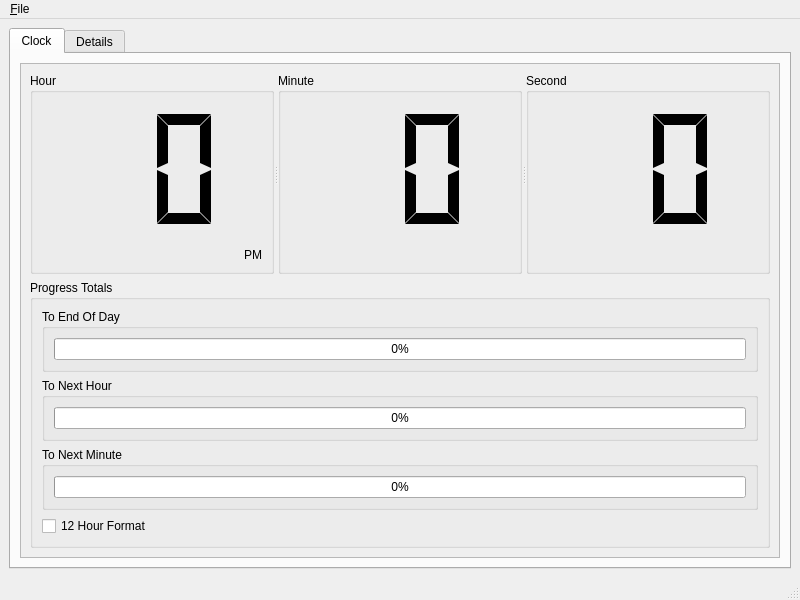
<?xml version="1.0" encoding="UTF-8"?>
<ui version="4.0">
 <class>MainWindow</class>
 <widget class="QMainWindow" name="MainWindow">
  <property name="geometry">
   <rect>
    <x>0</x>
    <y>0</y>
    <width>800</width>
    <height>600</height>
   </rect>
  </property>
  <property name="windowTitle">
   <string>MainWindow</string>
  </property>
  <widget class="QWidget" name="centralwidget">
   <layout class="QGridLayout" name="gridLayout_8">
    <item row="0" column="0">
     <widget class="QTabWidget" name="tabWidget">
      <property name="currentIndex">
       <number>0</number>
      </property>
      <widget class="QWidget" name="clock">
       <attribute name="title">
        <string>Clock</string>
       </attribute>
       <layout class="QGridLayout" name="gridLayout_12">
        <item row="0" column="0">
         <widget class="QScrollArea" name="scrollArea">
          <property name="widgetResizable">
           <bool>true</bool>
          </property>
          <widget class="QWidget" name="scrollAreaWidgetContents">
           <property name="geometry">
            <rect>
             <x>0</x>
             <y>0</y>
             <width>764</width>
             <height>484</height>
            </rect>
           </property>
           <layout class="QGridLayout" name="gridLayout_10">
            <item row="2" column="0">
             <widget class="QGroupBox" name="groupBox_4">
              <property name="title">
               <string>Progress Totals</string>
              </property>
              <layout class="QGridLayout" name="gridLayout_7">
               <item row="0" column="0">
                <widget class="QGroupBox" name="groupBox_5">
                 <property name="minimumSize">
                  <size>
                   <width>0</width>
                   <height>55</height>
                  </size>
                 </property>
                 <property name="title">
                  <string>To End Of Day</string>
                 </property>
                 <layout class="QGridLayout" name="gridLayout_4">
                  <item row="0" column="0">
                   <widget class="QProgressBar" name="progressToEndOfDay">
                    <property name="value">
                     <number>0</number>
                    </property>
                   </widget>
                  </item>
                 </layout>
                </widget>
               </item>
               <item row="2" column="0">
                <widget class="QGroupBox" name="groupBox_7">
                 <property name="minimumSize">
                  <size>
                   <width>0</width>
                   <height>55</height>
                  </size>
                 </property>
                 <property name="title">
                  <string>To Next Minute</string>
                 </property>
                 <layout class="QGridLayout" name="gridLayout_6">
                  <item row="0" column="0">
                   <widget class="QProgressBar" name="progressToNextMinute">
                    <property name="value">
                     <number>0</number>
                    </property>
                   </widget>
                  </item>
                 </layout>
                </widget>
               </item>
               <item row="1" column="0">
                <widget class="QGroupBox" name="groupBox_6">
                 <property name="minimumSize">
                  <size>
                   <width>0</width>
                   <height>55</height>
                  </size>
                 </property>
                 <property name="title">
                  <string>To Next Hour</string>
                 </property>
                 <layout class="QGridLayout" name="gridLayout_5">
                  <item row="0" column="0">
                   <widget class="QProgressBar" name="progressToNextHour">
                    <property name="value">
                     <number>0</number>
                    </property>
                   </widget>
                  </item>
                 </layout>
                </widget>
               </item>
               <item row="3" column="0">
                <widget class="QCheckBox" name="hourFMT">
                 <property name="text">
                  <string>12 Hour Format</string>
                 </property>
                </widget>
               </item>
              </layout>
             </widget>
            </item>
            <item row="0" column="0">
             <widget class="QSplitter" name="splitter">
              <property name="orientation">
               <enum>Qt::Horizontal</enum>
              </property>
              <widget class="QGroupBox" name="groupBox">
               <property name="title">
                <string>Hour</string>
               </property>
               <layout class="QGridLayout" name="gridLayout">
                <item row="0" column="1">
                 <widget class="QLCDNumber" name="hour">
                  <property name="frameShape">
                   <enum>QFrame::NoFrame</enum>
                  </property>
                  <property name="frameShadow">
                   <enum>QFrame::Plain</enum>
                  </property>
                  <property name="digitCount">
                   <number>2</number>
                  </property>
                  <property name="segmentStyle">
                   <enum>QLCDNumber::Flat</enum>
                  </property>
                 </widget>
                </item>
                <item row="1" column="1">
                 <widget class="QLabel" name="dayStage">
                  <property name="maximumSize">
                   <size>
                    <width>16777215</width>
                    <height>20</height>
                   </size>
                  </property>
                  <property name="text">
                   <string>PM</string>
                  </property>
                  <property name="alignment">
                   <set>Qt::AlignBottom|Qt::AlignRight|Qt::AlignTrailing</set>
                  </property>
                 </widget>
                </item>
               </layout>
              </widget>
              <widget class="QGroupBox" name="groupBox_2">
               <property name="title">
                <string>Minute</string>
               </property>
               <layout class="QGridLayout" name="gridLayout_2">
                <item row="0" column="0">
                 <widget class="QLCDNumber" name="minute">
                  <property name="frameShape">
                   <enum>QFrame::NoFrame</enum>
                  </property>
                  <property name="frameShadow">
                   <enum>QFrame::Plain</enum>
                  </property>
                  <property name="digitCount">
                   <number>2</number>
                  </property>
                  <property name="segmentStyle">
                   <enum>QLCDNumber::Flat</enum>
                  </property>
                 </widget>
                </item>
                <item row="1" column="0">
                 <widget class="QLabel" name="label">
                  <property name="maximumSize">
                   <size>
                    <width>16777215</width>
                    <height>20</height>
                   </size>
                  </property>
                  <property name="text">
                   <string/>
                  </property>
                 </widget>
                </item>
               </layout>
              </widget>
              <widget class="QGroupBox" name="groupBox_3">
               <property name="minimumSize">
                <size>
                 <width>0</width>
                 <height>150</height>
                </size>
               </property>
               <property name="title">
                <string>Second</string>
               </property>
               <layout class="QGridLayout" name="gridLayout_3">
                <item row="0" column="0">
                 <widget class="QLCDNumber" name="second">
                  <property name="frameShape">
                   <enum>QFrame::NoFrame</enum>
                  </property>
                  <property name="frameShadow">
                   <enum>QFrame::Plain</enum>
                  </property>
                  <property name="digitCount">
                   <number>2</number>
                  </property>
                  <property name="segmentStyle">
                   <enum>QLCDNumber::Flat</enum>
                  </property>
                 </widget>
                </item>
                <item row="1" column="0">
                 <widget class="QLabel" name="label_2">
                  <property name="maximumSize">
                   <size>
                    <width>16777215</width>
                    <height>20</height>
                   </size>
                  </property>
                  <property name="text">
                   <string/>
                  </property>
                 </widget>
                </item>
               </layout>
              </widget>
             </widget>
            </item>
           </layout>
          </widget>
         </widget>
        </item>
       </layout>
      </widget>
      <widget class="QWidget" name="details">
       <attribute name="title">
        <string>Details</string>
       </attribute>
       <layout class="QGridLayout" name="gridLayout_11">
        <item row="0" column="0">
         <widget class="QGroupBox" name="dateGroupBox">
          <property name="maximumSize">
           <size>
            <width>16777215</width>
            <height>16777215</height>
           </size>
          </property>
          <property name="title">
           <string>Date</string>
          </property>
          <layout class="QGridLayout" name="gridLayout_9">
           <item row="0" column="0">
            <widget class="QTableView" name="dateView"/>
           </item>
          </layout>
         </widget>
        </item>
       </layout>
      </widget>
     </widget>
    </item>
   </layout>
  </widget>
  <widget class="QMenuBar" name="menubar">
   <property name="geometry">
    <rect>
     <x>0</x>
     <y>0</y>
     <width>800</width>
     <height>30</height>
    </rect>
   </property>
   <widget class="QMenu" name="menuFile">
    <property name="title">
     <string>&amp;File</string>
    </property>
    <addaction name="actionExit"/>
   </widget>
   <addaction name="menuFile"/>
  </widget>
  <widget class="QStatusBar" name="statusbar"/>
  <action name="actionExit">
   <property name="text">
    <string>&amp;Exit</string>
   </property>
  </action>
 </widget>
 <resources/>
 <connections/>
</ui>
